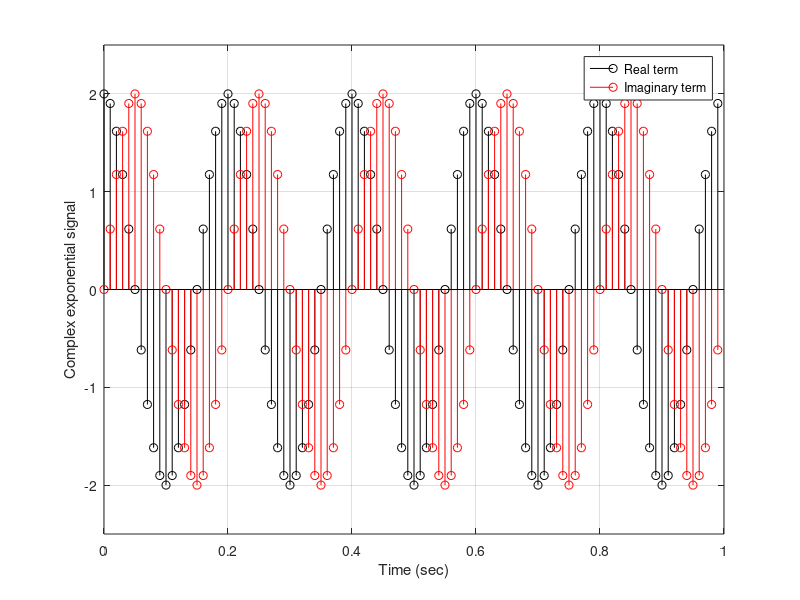
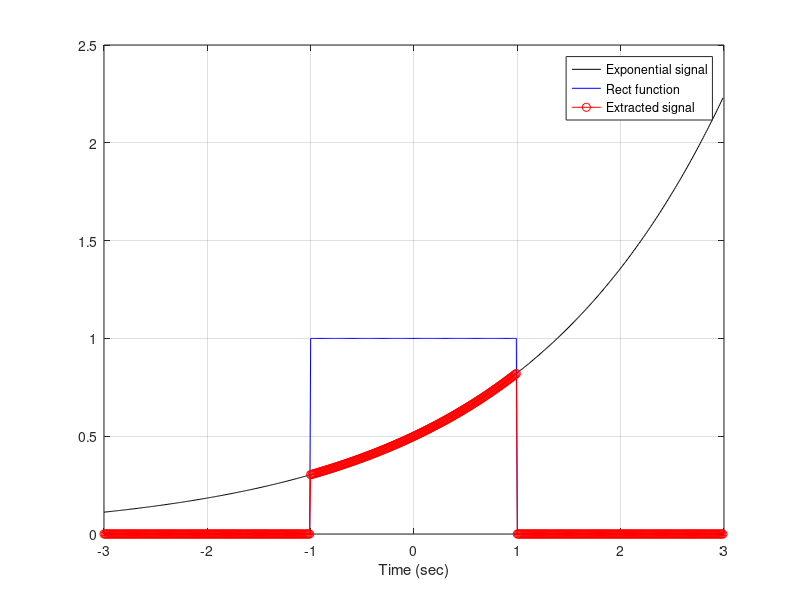

These figures' MATLAB source, in order:
% 복소 지수 함수
fs = 100;
Ts = 1/fs;

t = 0:Ts:1-Ts; # 표본화 시간 공간 선언

A = 2;
f0 = 5;
phi = 0;

sig = A*exp(1j*2*pi*f0*t);

figure;stem(t, real(sig),'k') # stem : 이산신호 출력, plot : 아날로그 신호 출력
hold on
stem(t, imag(sig), 'r')
grid on
xlabel('Time (sec)')
ylabel('Complex exponential signal')
legend('Real term','Imaginary term')
axis([0 1 -2.5 2.5])

% 신호의 곱 응용
% rect : 사각형 형태

fs = 100;
Ts = 1/fs;

t = -3:Ts:3-Ts; # 표본화 시간 공간 선언

sig = 0.5*exp(0.5*t);

rect = zeros(1, length(t));
rect(find(t>=-1 & t<1)) = 1;

ext_sig = sig.*rect;

figure;plot(t, sig, 'k')
hold on
plot(t, rect,'b') # Blue로 출력하라.
hold on
plot(t, ext_sig, 'ro-')
grid on
xlabel('Time (sec)')
legend('Exponential signal', 'Rect function', 'Extracted signal')
axis([-3 3 0 2.5])
